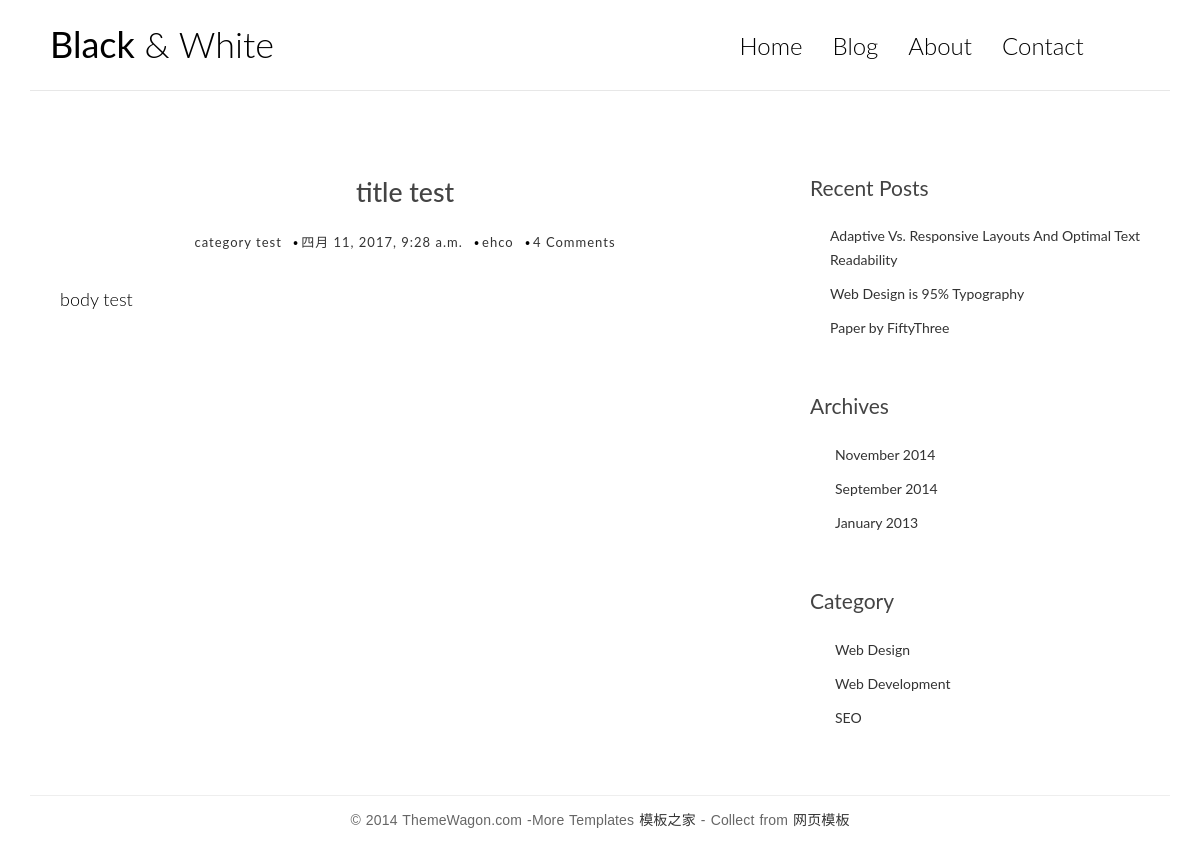
/post/1/, run on an earlier commit of the app's database.
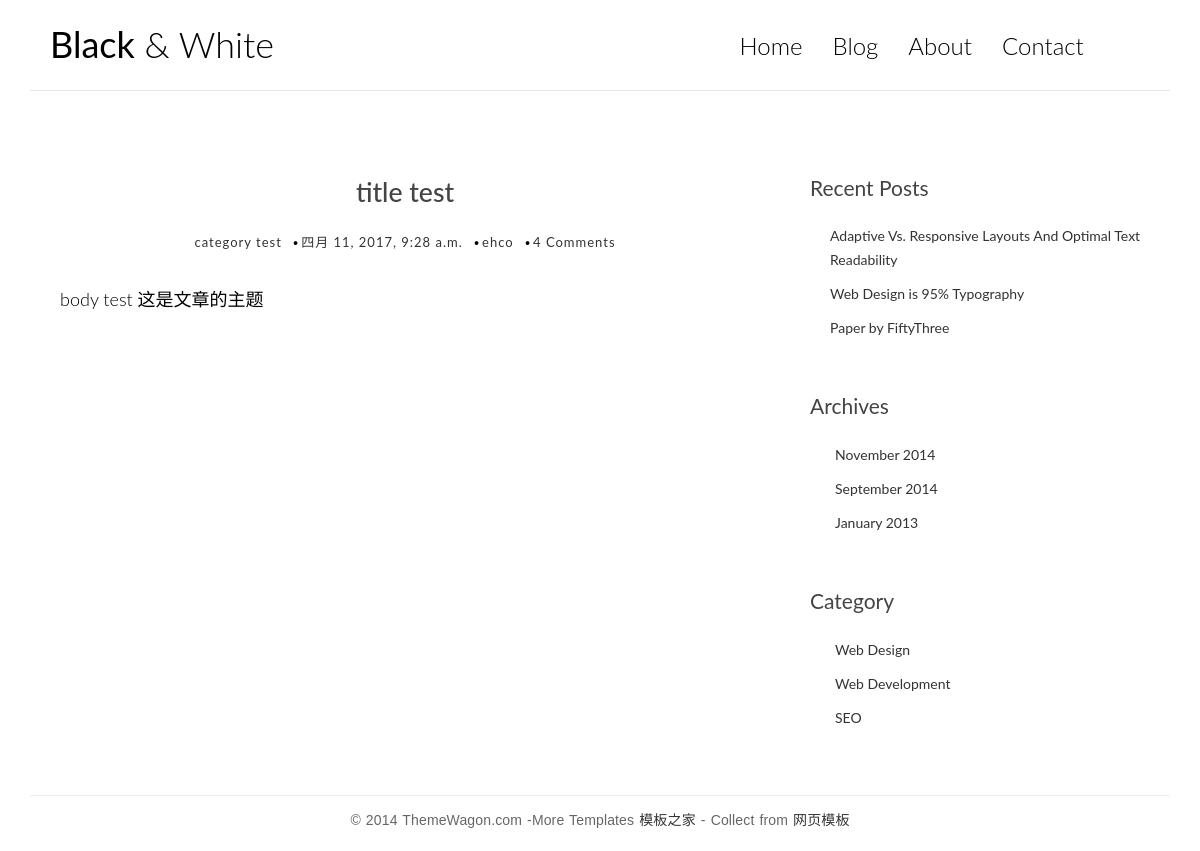
And on a later commit of the database.
### blog/models.py (models this page shows, shortened)
class Post(models.Model):
    title = models.CharField(max_length=70)
    body = models.TextField()
    created_time = models.DateTimeField()
    modified_time = models.DateField()
    excerpt = models.CharField(max_length=200,blank=True)
    category = models.ForeignKey(Category)
    tags = models.ManyToManyField(Tag)
    author =  models.ForeignKey(User)

class Category(models.Model):
    name = models.CharField(max_length=100)

### blog/views.py (the view)
# urls.py: url(r'^post/(?P<pk>[0-9]+)/$',views.detail,name='detail'),
def detail(request, pk):
    post = get_object_or_404(Post, pk=pk)
    return render(request, 'blog/detail.html', context={'post': post})

### templates/blog/detail.html
{% extends 'blog/base.html' %}
{% block main %}
<article class="post post-1">
<header class="entry-header">
	<h1 class="entry-title">
		{{ post.title }}
	</h1>
	<div class="entry-meta">
		<span class="post-category"><a href="#">{{ post.category.name }} </a></span>
		<span class="post-date">
      <a href="#">
        <time class="entry-date" datetime="{{ post.created_time }}">{{ post.created_time }} </time>
      </a>
    </span>
		<span class="post-author"><a href="#">{{ post.author }} </a></span>
		<span class="comments-link"><a href="#">4 Comments</a></span>
	</div>
</header>
<div class="entry-content clearfix">
	{{ post.body }}
</div>
</article>
{% endblock main%}

What changed in the data, as far as the page shows it:
changed Post "title test": body "body test" → "body test 这是文章的主题"
